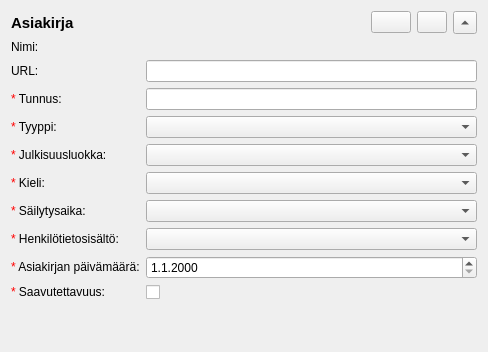
<?xml version="1.0" encoding="UTF-8"?>
<ui version="4.0">
 <class>plan_document</class>
 <widget class="QWidget" name="plan_document">
  <property name="geometry">
   <rect>
    <x>0</x>
    <y>0</y>
    <width>488</width>
    <height>352</height>
   </rect>
  </property>
  <property name="windowTitle">
   <string>Form</string>
  </property>
  <layout class="QVBoxLayout" name="verticalLayout">
   <item>
    <layout class="QHBoxLayout" name="horizontalLayout">
     <item>
      <widget class="QLabel" name="label_7">
       <property name="font">
        <font>
         <pointsize>11</pointsize>
         <weight>75</weight>
         <bold>true</bold>
        </font>
       </property>
       <property name="text">
        <string>Asiakirja</string>
       </property>
      </widget>
     </item>
     <item>
      <spacer name="horizontalSpacer">
       <property name="orientation">
        <enum>Qt::Horizontal</enum>
       </property>
       <property name="sizeHint" stdset="0">
        <size>
         <width>40</width>
         <height>20</height>
        </size>
       </property>
      </spacer>
     </item>
     <item>
      <widget class="QPushButton" name="add_field_btn">
       <property name="toolTip">
        <string>Muu tieto</string>
       </property>
       <property name="text">
        <string/>
       </property>
      </widget>
     </item>
     <item>
      <widget class="QPushButton" name="del_btn">
       <property name="sizePolicy">
        <sizepolicy hsizetype="Fixed" vsizetype="Fixed">
         <horstretch>0</horstretch>
         <verstretch>0</verstretch>
        </sizepolicy>
       </property>
       <property name="maximumSize">
        <size>
         <width>30</width>
         <height>16777215</height>
        </size>
       </property>
       <property name="text">
        <string/>
       </property>
      </widget>
     </item>
     <item>
      <widget class="QToolButton" name="expand_hide_btn">
       <property name="text">
        <string>Laajenna</string>
       </property>
       <property name="autoRaise">
        <bool>false</bool>
       </property>
       <property name="arrowType">
        <enum>Qt::UpArrow</enum>
       </property>
      </widget>
     </item>
    </layout>
   </item>
   <item>
    <layout class="QFormLayout" name="form_layout">
     <item row="0" column="0">
      <widget class="QLabel" name="label">
       <property name="text">
        <string>Nimi:</string>
       </property>
      </widget>
     </item>
     <item row="0" column="1">
      <widget class="LocalizedSinglelineTextInputWidget" name="name" native="true"/>
     </item>
     <item row="1" column="0">
      <widget class="QLabel" name="url_label">
       <property name="text">
        <string>URL:</string>
       </property>
      </widget>
     </item>
     <item row="1" column="1">
      <widget class="QLineEdit" name="url"/>
     </item>
     <item row="2" column="0">
      <widget class="QLabel" name="identifier_label">
       <property name="text">
        <string>&lt;span style=&quot;color: red;&quot;&gt;*&lt;/span&gt; Tunnus:</string>
       </property>
      </widget>
     </item>
     <item row="2" column="1">
      <widget class="QLineEdit" name="identifier"/>
     </item>
     <item row="3" column="0">
      <widget class="QLabel" name="document_type_label">
       <property name="text">
        <string>&lt;span style=&quot;color: red;&quot;&gt;*&lt;/span&gt; Tyyppi:</string>
       </property>
      </widget>
     </item>
     <item row="3" column="1">
      <widget class="CodeComboBox" name="document_type"/>
     </item>
     <item row="4" column="0">
      <widget class="QLabel" name="publicity_label">
       <property name="text">
        <string>&lt;span style=&quot;color: red;&quot;&gt;*&lt;/span&gt; Julkisuusluokka:</string>
       </property>
      </widget>
     </item>
     <item row="4" column="1">
      <widget class="CodeComboBox" name="publicity"/>
     </item>
     <item row="5" column="0">
      <widget class="QLabel" name="language_label">
       <property name="text">
        <string>&lt;span style=&quot;color: red;&quot;&gt;*&lt;/span&gt; Kieli:</string>
       </property>
      </widget>
     </item>
     <item row="5" column="1">
      <widget class="CodeComboBox" name="language"/>
     </item>
     <item row="6" column="0">
      <widget class="QLabel" name="retention_time_label">
       <property name="text">
        <string>&lt;span style=&quot;color: red;&quot;&gt;*&lt;/span&gt; Säilytysaika:</string>
       </property>
      </widget>
     </item>
     <item row="6" column="1">
      <widget class="HierarchicalCodeComboBox" name="retention_time"/>
     </item>
     <item row="7" column="0">
      <widget class="QLabel" name="personal_data_content_label">
       <property name="text">
        <string>&lt;span style=&quot;color: red;&quot;&gt;*&lt;/span&gt; Henkilötietosisältö:</string>
       </property>
      </widget>
     </item>
     <item row="7" column="1">
      <widget class="CodeComboBox" name="personal_data_content"/>
     </item>
     <item row="8" column="0">
      <widget class="QLabel" name="document_date_label">
       <property name="text">
        <string>&lt;html&gt;&lt;head/&gt;&lt;body&gt;&lt;p&gt;&lt;span style=&quot; color:#ff0000;&quot;&gt;*&lt;/span&gt; Asiakirjan päivämäärä:&lt;/p&gt;&lt;/body&gt;&lt;/html&gt;</string>
       </property>
      </widget>
     </item>
     <item row="8" column="1">
      <widget class="QgsDateTimeEdit" name="document_date">
       <property name="displayFormat">
        <string>d.M.yyyy</string>
       </property>
      </widget>
     </item>
     <item row="9" column="0">
      <widget class="QLabel" name="accessibility_label">
       <property name="text">
        <string>&lt;html&gt;&lt;head/&gt;&lt;body&gt;&lt;p&gt;&lt;span style=&quot; color:#ff0000;&quot;&gt;*&lt;/span&gt; Saavutettavuus:&lt;/p&gt;&lt;/body&gt;&lt;/html&gt;</string>
       </property>
      </widget>
     </item>
     <item row="9" column="1">
      <widget class="QCheckBox" name="accessibility">
       <property name="sizePolicy">
        <sizepolicy hsizetype="Maximum" vsizetype="Fixed">
         <horstretch>0</horstretch>
         <verstretch>0</verstretch>
        </sizepolicy>
       </property>
       <property name="text">
        <string/>
       </property>
      </widget>
     </item>
    </layout>
   </item>
  </layout>
 </widget>
 <customwidgets>
  <customwidget>
   <class>QgsDateTimeEdit</class>
   <extends>QDateTimeEdit</extends>
   <header>qgsdatetimeedit.h</header>
  </customwidget>
  <customwidget>
   <class>CodeComboBox</class>
   <extends>QComboBox</extends>
   <header>arho_feature_template.gui.components.code_combobox</header>
  </customwidget>
  <customwidget>
   <class>HierarchicalCodeComboBox</class>
   <extends>QComboBox</extends>
   <header>arho_feature_template.gui.components.code_combobox</header>
  </customwidget>
  <customwidget>
   <class>LocalizedSinglelineTextInputWidget</class>
   <extends>QWidget</extends>
   <header>arho_feature_template.gui.components.value_input_widgets</header>
   <container>1</container>
  </customwidget>
 </customwidgets>
 <resources/>
 <connections/>
</ui>
